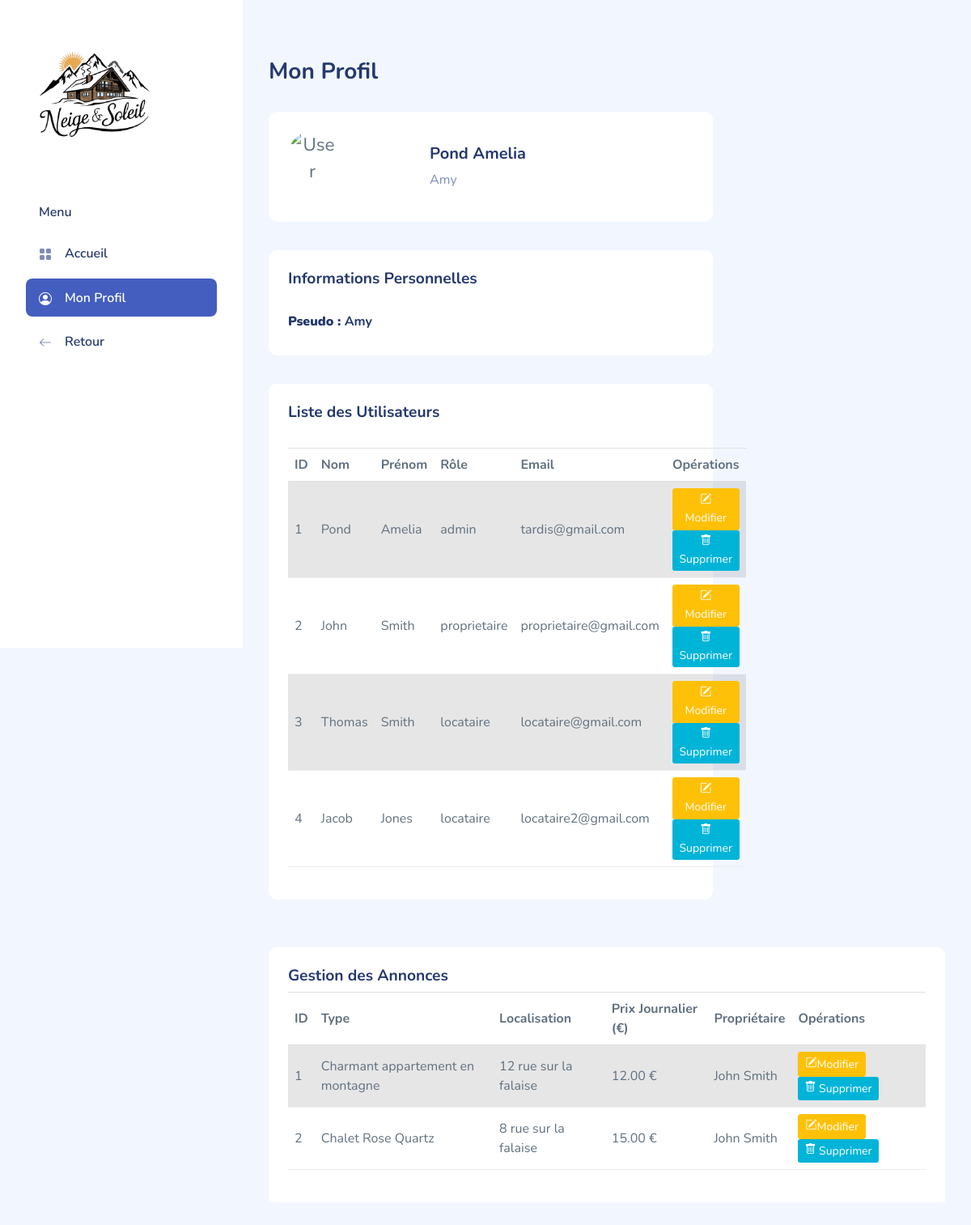
The page /compte/admin/profil.php (signed in) on the database its author committed.
### tables this page shows
CREATE TABLE `users` (
  `id` int(5) NOT NULL,
  `name` varchar(50) NOT NULL,
  `firstname` varchar(50) NOT NULL,
  `role` enum('admin','proprietaire','locataire') NOT NULL,
  `email` varchar(100) NOT NULL,
  `password` varchar(255) NOT NULL,
  `reset_token` varchar(255) DEFAULT NULL,
  `reset_expires` datetime DEFAULT NULL
);

CREATE TABLE `proprietaire` (
  `IDproprietaire` int(5) NOT NULL,
  `NomP` varchar(20) NOT NULL,
  `PrenomP` varchar(20) NOT NULL,
  `Adresse_email_P` varchar(50) NOT NULL,
  `PasswordP` varchar(20) NOT NULL,
  `TelephoneP` char(10) NOT NULL,
  `RIB` char(25) NOT NULL
);

CREATE TABLE `locataire` (
  `IDlocataire` int(5) NOT NULL,
  `NomL` varchar(20) NOT NULL,
  `PrenomL` varchar(20) NOT NULL,
  `Adresse_email_L` varchar(50) NOT NULL,
  `PasswordL` varchar(20) NOT NULL,
  `TelephoneL` char(10) NOT NULL
);

CREATE TABLE `appartement` (
  `IDappartement` int(5) NOT NULL,
  `Type_d_appartementA` varchar(255) NOT NULL,
  `RueA` varchar(50) NOT NULL,
  `Code_PostalA` char(8) NOT NULL,
  `VilleA` varchar(20) NOT NULL,
  `N__immeubleA` char(5) NOT NULL,
  `SurfaceA` varchar(10) NOT NULL,
  `Prix_journalier` decimal(15,2) NOT NULL,
  `IDproprietaire` int(5) NOT NULL,
  `IDregion` int(5) NOT NULL
);

### compte/admin/profil.php (the view, shortened to what this page needs)
<?php
$servername = "localhost";
$username = "root";
$password = "";
$dbname = "amnila";
$conn = new mysqli($servername, $username, $password, $dbname);
$IDadministrateur = $_SESSION['IDadministrateur'];
$sql = "SELECT * FROM Administrateur WHERE IDadministrateur = ?";
$stmt = $conn->prepare($sql);
$stmt->bind_param("i", $IDadministrateur);
$stmt->execute();
$result = $stmt->get_result();
$admin = $result->fetch_assoc();
$sql_users = "
    SELECT u.id, u.email, u.role,
           p.NomP, p.PrenomP,
           l.NomL, l.PrenomL,
           a.NomA, a.PrenomA
    FROM Users u
    LEFT JOIN Proprietaire p ON u.id = p.IDproprietaire
    LEFT JOIN Locataire l ON u.id = l.IDlocataire
    LEFT JOIN Administrateur a ON u.id = a.IDadministrateur
";
$result_users = $conn->query($sql_users);
$sql_annonces = "SELECT a.IDappartement, a.Type_d_appartementA, a.RueA, a.Prix_journalier, p.NomP, p.PrenomP
                 FROM Appartement a
                 JOIN Proprietaire p ON a.IDproprietaire = p.IDproprietaire";
$result_annonces = $conn->query($sql_annonces);
?>
<!DOCTYPE html>
<html lang="fr">
<head>
    <link href="https://stackpath.bootstrapcdn.com/bootstrap/4.5.2/css/bootstrap.min.css" rel="stylesheet">
</head>
<body>
<!DOCTYPE html>
<html lang="fr">
<head>
    <<!DOCTYPE html>
<html lang="fr">
<head>
    <link rel="stylesheet" href="assets/css/bootstrap.css">
    <link rel="stylesheet" href="assets/css/app.css">
    <link rel="stylesheet" href="assets/css/bootstrap.css">
    <link rel="stylesheet" href="assets/vendors/iconly/bold.css">
    <link rel="stylesheet" href="assets/vendors/perfect-scrollbar/perfect-scrollbar.css">
    <link rel="stylesheet" href="assets/vendors/bootstrap-icons/bootstrap-icons.css">
    <link rel="stylesheet" href="assets/css/app.css">
</head>
<body>
<div id="app">
        <div id="sidebar" class="active">
            <div class="sidebar-wrapper active">
                <div class="sidebar-header">
                    <div class="d-flex justify-content-between">
                        <div class="logo">
                            <a href="index.php"><img src="assets/images/logo/logo-n&s.webp" alt="Logo" style="height:170px; width:170px;"></a>
                        </div>
                    </div>
                </div>
                <div class="sidebar-menu">
                    <ul class="menu">
                        <li class="sidebar-title">Menu</li>
                        <li class="sidebar-item ">
                            <a href="index.php" class='sidebar-link'>
                                <i class="bi bi-grid-fill"></i>
                                <span>Accueil</span>
                            </a>
                        </li>
                        <li class="sidebar-item active">
                            <a href="profil.php" class='sidebar-link'>
                                <i class="bi bi-person-circle"></i>
                                <span>Mon Profil</span>
                            </a>
                        </li>
                        <li class="sidebar-item">
                            <a href="../../index.php" class="sidebar-link">
                                <i class="bi bi-arrow-left"></i>
                                <span>Retour</span>
                            </a>
                        </li>
                    </ul>
                </div>
            </div>
        </div>
        <div id="main">
            <div class="page-heading">
                <h3>Mon Profil</h3>
            </div>
            <div class="page-content">
                <section class="row">
                    <div class="col-12 col-lg-8">
                        <div class="card">
                            <div class="card-body">
                                <div class="row">
                                    <div class="col-md-4">
                                        <div class="avatar avatar-xl">
                                            <img src="assets/images/faces/3.jpg" alt="User Avatar">
                                        </div>
                                    </div>
                                    <div class="col-md-8">
                                        <h5 class="mt-3"><?php echo htmlspecialchars($admin['NomA'] . ' ' . $admin['PrenomA']); ?></h5>
                                        <p class="text-muted"><?php echo htmlspecialchars($admin['UsernameA']); ?></p>
                                    </div>
                                </div>
                            </div>
                        </div>
                        <div class="card">
                            <div class="card-header">
                                <h4>Informations Personnelles</h4>
                            </div>
                            <div class="card-body">
                                <h6><strong>Pseudo :</strong> <?php echo htmlspecialchars($admin['UsernameA']); ?></h6>
                            </div>
                        </div>
                        <div class="card mt-4">
                            <div class="card-header">
                                <h4>Liste des Utilisateurs</h4>
                            </div>
                            <div class="card-body">
                                <table class="table table-striped">
                                    <thead>
                                        <tr>
                                            <th>ID</th>
                                            <th>Nom</th>
                                            <th>Prénom</th>
                                            <th>Rôle</th>
                                            <th>Email</th>
                                            <th>Opérations</th>
                                        </tr>
                                    </thead>
                                    <tbody>
                                    <?php while ($user = $result_users->fetch_assoc()): ?>
        <td><?php echo htmlspecialchars($user['id']); ?></td>
        <td contenteditable="true" class="editable" data-id="<?php echo $user['id']; ?>" data-column="<?php echo $user['role'] == 'proprietaire' ? 'NomP' : ($user['role'] == 'locataire' ? 'NomL' : 'NomA'); ?>">
            <?php
                if ($user['role'] == 'proprietaire') {
                    echo htmlspecialchars($user['NomP']);
                } elseif ($user['role'] == 'locataire') {
                    echo htmlspecialchars($user['NomL']);
                } else {
                    echo htmlspecialchars($user['NomA']);
                }
            ?>
        </td>
        <td contenteditable="true" class="editable" data-id="<?php echo $user['id']; ?>" data-column="<?php echo $user['role'] == 'proprietaire' ? 'PrenomP' : ($user['role'] == 'locataire' ? 'PrenomL' : 'PrenomA'); ?>">
            <?php
                if ($user['role'] == 'proprietaire') {
                    echo htmlspecialchars($user['PrenomP']);
                } elseif ($user['role'] == 'locataire') {
                    echo htmlspecialchars($user['PrenomL']);
                } else {
                    echo htmlspecialchars($user['PrenomA']);
                }
            ?>
        </td>
        <td contenteditable="true" class="editable" data-id="<?php echo $user['id']; ?>" data-column="role">
            <?php echo htmlspecialchars($user['role']); ?>
        </td>
        <td contenteditable="true" class="editable" data-id="<?php echo $user['id']; ?>" data-column="email">
            <?php echo htmlspecialchars($user['email']); ?>
        </td>
                                                <td>
                                                    <button class="btn btn-warning btn-sm edit-btn">
                                                        <i class="bi bi-pencil-square"></i> Modifier
                                                    </button>
                                                    <a href="delete_user.php?id=<?php echo $user['id']; ?>"
                                                       class="btn btn-danger btn-sm delete-btn"
                                                       onclick="return confirm('Voulez-vous vraiment supprimer cet utilisateur ?');">
                                                        <i class="bi bi-trash"></i> Supprimer
                                                    </a>
                                                </td>
                                        <?php endwhile; ?>
                                    </tbody>
                                </table>
                            </div>
                        </div>
                    </div>
                </section>
            </div>
            <div class="card mt-4">
                <div class="card-header">
    <h4>Gestion des Annonces</h4>
    <table class="table table-striped">
        <thead>
            <tr>
                <th>ID</th>
                <th>Type</th>
                <th>Localisation</th>
                <th>Prix Journalier (€)</th>
                <th>Propriétaire</th>
                <th>Opérations</th>
            </tr>
        </thead>
        <tbody>
            <?php while ($annonce = $result_annonces->fetch_assoc()): ?>
                <tr>
                    <td><?php echo htmlspecialchars($annonce['IDappartement']); ?></td>
                    <td><?php echo htmlspecialchars($annonce['Type_d_appartementA']); ?></td>
                    <td><?php echo htmlspecialchars($annonce['RueA']); ?></td>
                    <td><?php echo htmlspecialchars($annonce['Prix_journalier']); ?> €</td>
                    <td><?php echo htmlspecialchars($annonce['NomP']) . ' ' . htmlspecialchars($annonce['PrenomP']); ?></td>
                    <td>
                        <button class="btn btn-warning btn-sm" data-toggle="modal" data-target="#editModal<?php echo $annonce['IDappartement']; ?>" class="btn btn-warning btn-sm" ><i class="bi bi-pencil-square"></i>Modifier</button>
                        <a href="delete_annonce.php?id=<?php echo $annonce['IDappartement']; ?>" class="btn btn-danger btn-sm" onclick="return confirm('Voulez-vous vraiment supprimer cette annonce ?');">
                        <i class="bi bi-trash"></i> Supprimer
                                                </a>
            </td>
                </tr>
            <?php endwhile; ?>
        </tbody>
    </table>
</div>
</body>
</html>

### compte/admin/assets/css/app.css (style rules this page uses)
.avatar { display:inline-flex;border-radius:50%;text-align:center;vertical-align:middle;position:relative }
.avatar img { width:32px;height:32px;border-radius:50% }
.avatar.avatar-xl .avatar-content,.avatar.avatar-xl img { width:60px;height:60px;font-size:1.4rem }
.btn i,.btn svg { width:16px;height:16px }
.btn.btn-danger,.btn.btn-info,.btn.btn-primary,.btn.btn-secondary,.btn.btn-success,.btn.btn-warning { color:#fff }
.card { margin-bottom:2.2rem;border:none }
.card .card-header { border:none }
.card .card-header h4 { font-size:1.2rem;font-weight:700 }
.card .card-header~.card-body { padding-top:0 }
.card .card-body { padding:1.5rem }
#sidebar.active .sidebar-wrapper { left:0 }
.sidebar-wrapper { width:300px;height:100vh;position:fixed;top:0;z-index:10;overflow-y:auto;background-color:#fff;bottom:0;transition:left .5s ease-out }
.sidebar-wrapper .sidebar-header { padding:2rem 2rem 1rem;font-size:2rem;font-weight:700 }
.sidebar-wrapper .sidebar-header img { height:1.2rem }
.sidebar-wrapper .menu { margin-top:2rem;padding:0 2rem;font-weight:600 }
.sidebar-wrapper .menu .sidebar-title { padding:0 1rem;margin:1.5rem 0 1rem;font-size:1rem;list-style:none;font-weight:600;color:#25396f }
.sidebar-wrapper .menu .sidebar-link { display:block;padding:.7rem 1rem;font-size:1rem;display:flex;align-items:center;border-radius:.5rem;transition:all .5s;text-decoration:none;color:#25396f }
.sidebar-wrapper .menu .sidebar-link i,.sidebar-wrapper .menu .sidebar-link svg { color:#7c8db5 }
.sidebar-wrapper .menu .sidebar-link span { margin-left:1rem }
.sidebar-wrapper .menu .sidebar-item { list-style:none;margin-top:.5rem;position:relative }
.sidebar-wrapper .menu .sidebar-item.active .sidebar-link { background-color:#435ebe }
.sidebar-wrapper .menu .sidebar-item.active .sidebar-link span { color:#fff }
.sidebar-wrapper .menu .sidebar-item.active .sidebar-link i,.sidebar-wrapper .menu .sidebar-item.active .sidebar-link svg { fill:#fff;color:#fff }
.dataTable-table td,.dataTable-table thead th,.table td,.table thead th { vertical-align:middle }
.dataTable-table:not(.table-borderless) thead th,.table:not(.table-borderless) thead th { border-bottom:1px solid #dedede!important }
.bi { width:1rem;height:1rem }
#main { margin-left:300px;padding:2rem }
.page-heading { margin:0 0 2rem }
.page-heading h3 { font-weight:700 }
a { text-decoration:none }

### compte/admin/profil.php (style rules this page uses)
.btn-danger { background-color: #00b4d8; border: none; }
.bi-pencil-square { box-shadow: none; border-color:rgb(3, 119, 143); }

### rows shown on the page
users: id "1", administrateur.NomA "Pond", administrateur.PrenomA "Amelia", role "admin", email "tardis@gmail.com"
proprietaire: IDproprietaire "2", NomP "John", PrenomP "Smith", IDproprietaire.role "proprietaire", IDproprietaire.email "proprietaire@gmail.com"
locataire: IDlocataire "3", NomL "Thomas", PrenomL "Smith", IDlocataire.role "locataire", IDlocataire.email "locataire@gmail.com"
locataire: IDlocataire "4", NomL "Jacob", PrenomL "Jones", IDlocataire.role "locataire", IDlocataire.email "locataire2@gmail.com"
appartement: IDappartement "1", Type_d_appartementA "Charmant appartement en montagne", RueA "12 rue sur la falaise", Prix_journalier "12.00", IDproprietaire.NomP "John", IDproprietaire.PrenomP "Smith"
appartement: IDappartement "2", Type_d_appartementA "Chalet Rose Quartz", RueA "8 rue sur la falaise", Prix_journalier "15.00", IDproprietaire.NomP "John", IDproprietaire.PrenomP "Smith"

### other values the page prints
$admin['NomA'] . ' ' . $admin['PrenomA'] "Pond Amelia"
$admin['UsernameA'] "Amy"
